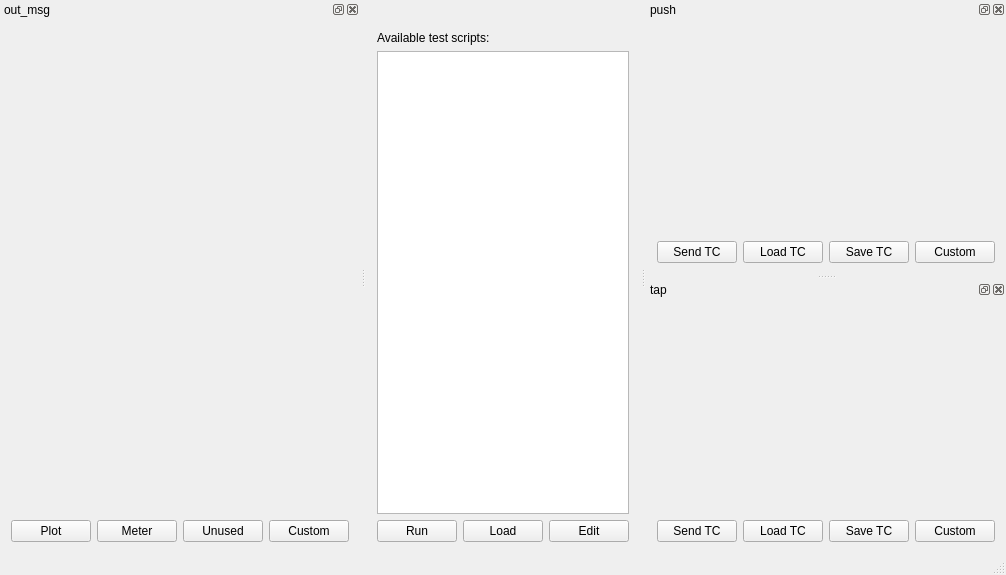
<?xml version="1.0" encoding="UTF-8"?>
<ui version="4.0">
 <class>MainWindow</class>
 <widget class="TasteMainWindow" name="MainWindow">
  <property name="geometry">
   <rect>
    <x>0</x>
    <y>0</y>
    <width>710</width>
    <height>575</height>
   </rect>
  </property>
  <property name="windowTitle">
   <string>gui</string>
  </property>
  <property name="tabShape">
   <enum>QTabWidget::Rounded</enum>
  </property>
  <property name="dockOptions">
   <set>QMainWindow::AllowNestedDocks|QMainWindow::AllowTabbedDocks|QMainWindow::AnimatedDocks</set>
  </property>
  <widget class="QWidget" name="centralWidget">
  <layout class="QVBoxLayout" name="verticalLayout">
     <item>
      <widget class="QLabel" name="tasteLogo" native="true">
       <property name="pixmap">
        <pixmap>tasteLogo_white.png</pixmap>
       </property>
      </widget>
     </item>
     <item>
      <widget class="QLabel" name="instructions" native="true">
       <property name="text">
        <string>Available test scripts:</string>
       </property>
      </widget>
     </item>
     <item>
      <widget class="QListWidget" name="msc" native="true"/>
     </item>
     <item>
      <layout class="QHBoxLayout" name="horizontalLayout">
       <item>
        <widget class="QPushButton" name="runMSC">
         <property name="text">
          <string>Run</string>
         </property>
        </widget>
       </item>
       <item>
        <widget class="QPushButton" name="loadMSC">
         <property name="text">
          <string>Load</string>
         </property>
        </widget>
       </item>
       <item>
        <widget class="QPushButton" name="editMSC">
         <property name="text">
          <string>Edit</string>
         </property>
        </widget>
       </item>
      </layout>
     </item>
    </layout>
   </widget>
   <widget class="QStatusBar" name="statusBar"/>
  <widget class="QDockWidget" name="tm_0">
   <property name="allowedAreas">
    <set>Qt::RightDockWidgetArea</set>
   </property>
   <property name="windowTitle">
    <string>out_msg</string>
   </property>
   <attribute name="dockWidgetArea">
    <number>1</number>
   </attribute>
   <widget class="QWidget" name="dockWidgetContents">
    <layout class="QVBoxLayout" name="verticalLayout">
     <item>
      <widget class="asn1Viewer" name="out_msg" native="true"/>
     </item>
     <item>
      <layout class="QHBoxLayout" name="horizontalLayout">
       <item>
        <widget class="QPushButton" name="plotButton">
         <property name="text">
          <string>Plot</string>
         </property>
        </widget>
       </item>
       <item>
        <widget class="QPushButton" name="meterButton">
         <property name="text">
          <string>Meter</string>
         </property>
        </widget>
       </item>
       <item>
        <widget class="QPushButton" name="unusedButton">
         <property name="text">
          <string>Unused</string>
         </property>
        </widget>
       </item>
       <item>
        <widget class="QPushButton" name="customCombo">
         <property name="text">
          <string>Custom</string>
         </property>
        </widget>
       </item>
      </layout>
     </item>
    </layout>
   </widget>
  </widget>
  <widget class="QDockWidget" name="tc_1">
   <property name="allowedAreas">
    <set>Qt::RightDockWidgetArea</set>
   </property>
   <property name="windowTitle">
    <string>push</string>
   </property>
   <attribute name="dockWidgetArea">
    <number>2</number>
   </attribute>
   <widget class="QWidget" name="dockWidgetContents">
    <layout class="QVBoxLayout" name="verticalLayout">
     <item>
      <widget class="asn1Editor" name="push" native="true"/>
     </item>
     <item>
      <layout class="QHBoxLayout" name="horizontalLayout">
       <item>
        <widget class="QPushButton" name="sendButton">
         <property name="text">
          <string>Send TC</string>
         </property>
        </widget>
       </item>
       <item>
        <widget class="QPushButton" name="loadButton">
         <property name="text">
          <string>Load TC</string>
         </property>
        </widget>
       </item>
       <item>
        <widget class="QPushButton" name="saveButton">
         <property name="text">
          <string>Save TC</string>
         </property>
        </widget>
       </item>
       <item>
        <widget class="QPushButton" name="customCombo">
         <property name="text">
          <string>Custom</string>
         </property>
        </widget>
       </item>
      </layout>
     </item>
    </layout>
   </widget>
  </widget>
  <widget class="QDockWidget" name="tc_2">
   <property name="allowedAreas">
    <set>Qt::RightDockWidgetArea</set>
   </property>
   <property name="windowTitle">
    <string>tap</string>
   </property>
   <attribute name="dockWidgetArea">
    <number>2</number>
   </attribute>
   <widget class="QWidget" name="dockWidgetContents">
    <layout class="QVBoxLayout" name="verticalLayout">
     <item>
      <widget class="asn1Editor" name="tap" native="true"/>
     </item>
     <item>
      <layout class="QHBoxLayout" name="horizontalLayout">
       <item>
        <widget class="QPushButton" name="sendButton">
         <property name="text">
          <string>Send TC</string>
         </property>
        </widget>
       </item>
       <item>
        <widget class="QPushButton" name="loadButton">
         <property name="text">
          <string>Load TC</string>
         </property>
        </widget>
       </item>
       <item>
        <widget class="QPushButton" name="saveButton">
         <property name="text">
          <string>Save TC</string>
         </property>
        </widget>
       </item>
       <item>
        <widget class="QPushButton" name="customCombo">
         <property name="text">
          <string>Custom</string>
         </property>
        </widget>
       </item>
      </layout>
     </item>
    </layout>
   </widget>
  </widget>
 </widget>
 <layoutdefault spacing="6" margin="11"/>
 <customwidgets>
     <customwidget>
          <class>asn1Editor</class>
          <extends>QWidget</extends>
          <header>asn1_value_editor</header>
     </customwidget>
     <customwidget>
          <class>asn1Viewer</class>
          <extends>QWidget</extends>
          <header>asn1_value_editor</header>
     </customwidget>
     <customwidget>
          <class>TasteMainWindow</class>
          <extends>QMainWindow</extends>
          <header>TasteMainWindow</header>
     </customwidget>
 </customwidgets>
 <resources/>
 <connections/>
</ui>
